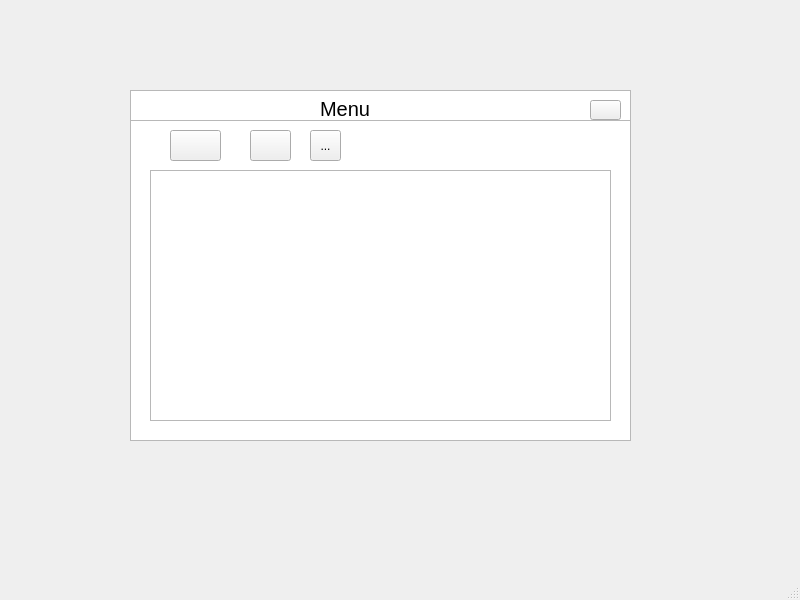
<?xml version="1.0" encoding="UTF-8"?>
<ui version="4.0">
 <class>MainWindow</class>
 <widget class="QMainWindow" name="MainWindow">
  <property name="geometry">
   <rect>
    <x>0</x>
    <y>0</y>
    <width>800</width>
    <height>600</height>
   </rect>
  </property>
  <property name="windowTitle">
   <string>MainWindow</string>
  </property>
  <widget class="QWidget" name="centralwidget">
   <widget class="QLabel" name="label">
    <property name="geometry">
     <rect>
      <x>320</x>
      <y>100</y>
      <width>67</width>
      <height>17</height>
     </rect>
    </property>
    <property name="font">
     <font>
      <pointsize>15</pointsize>
     </font>
    </property>
    <property name="text">
     <string>Menu</string>
    </property>
   </widget>
   <widget class="QTextEdit" name="textEdit">
    <property name="geometry">
     <rect>
      <x>130</x>
      <y>120</y>
      <width>501</width>
      <height>321</height>
     </rect>
    </property>
   </widget>
   <widget class="QPushButton" name="Abrir">
    <property name="geometry">
     <rect>
      <x>170</x>
      <y>130</y>
      <width>51</width>
      <height>31</height>
     </rect>
    </property>
    <property name="text">
     <string/>
    </property>
    <property name="icon">
     <iconset>
      <normaloff>abrir-documento.png</normaloff>abrir-documento.png</iconset>
    </property>
    <property name="iconSize">
     <size>
      <width>25</width>
      <height>25</height>
     </size>
    </property>
    <property name="checkable">
     <bool>false</bool>
    </property>
   </widget>
   <widget class="QPushButton" name="Guardar">
    <property name="enabled">
     <bool>true</bool>
    </property>
    <property name="geometry">
     <rect>
      <x>250</x>
      <y>130</y>
      <width>41</width>
      <height>31</height>
     </rect>
    </property>
    <property name="text">
     <string/>
    </property>
    <property name="icon">
     <iconset>
      <normaloff>disquete.png</normaloff>disquete.png</iconset>
    </property>
    <property name="iconSize">
     <size>
      <width>20</width>
      <height>20</height>
     </size>
    </property>
   </widget>
   <widget class="QTextEdit" name="textEdit_2">
    <property name="geometry">
     <rect>
      <x>130</x>
      <y>90</y>
      <width>501</width>
      <height>31</height>
     </rect>
    </property>
   </widget>
   <widget class="QTextEdit" name="textEdit_3">
    <property name="geometry">
     <rect>
      <x>150</x>
      <y>170</y>
      <width>461</width>
      <height>251</height>
     </rect>
    </property>
   </widget>
   <widget class="QToolButton" name="Eliminar">
    <property name="geometry">
     <rect>
      <x>310</x>
      <y>130</y>
      <width>31</width>
      <height>31</height>
     </rect>
    </property>
    <property name="text">
     <string>...</string>
    </property>
   </widget>
   <widget class="QPushButton" name="Cerrar">
    <property name="geometry">
     <rect>
      <x>590</x>
      <y>100</y>
      <width>31</width>
      <height>20</height>
     </rect>
    </property>
    <property name="text">
     <string/>
    </property>
    <property name="icon">
     <iconset>
      <normaloff>../build-Practica9-1-Desktop-Debug/cerrar.png</normaloff>../build-Practica9-1-Desktop-Debug/cerrar.png</iconset>
    </property>
    <property name="iconSize">
     <size>
      <width>20</width>
      <height>20</height>
     </size>
    </property>
   </widget>
   <zorder>textEdit_2</zorder>
   <zorder>textEdit</zorder>
   <zorder>label</zorder>
   <zorder>Abrir</zorder>
   <zorder>Guardar</zorder>
   <zorder>textEdit_3</zorder>
   <zorder>Eliminar</zorder>
   <zorder>Cerrar</zorder>
  </widget>
  <widget class="QMenuBar" name="menubar">
   <property name="geometry">
    <rect>
     <x>0</x>
     <y>0</y>
     <width>800</width>
     <height>22</height>
    </rect>
   </property>
  </widget>
  <widget class="QStatusBar" name="statusbar"/>
 </widget>
 <resources/>
 <connections/>
</ui>
